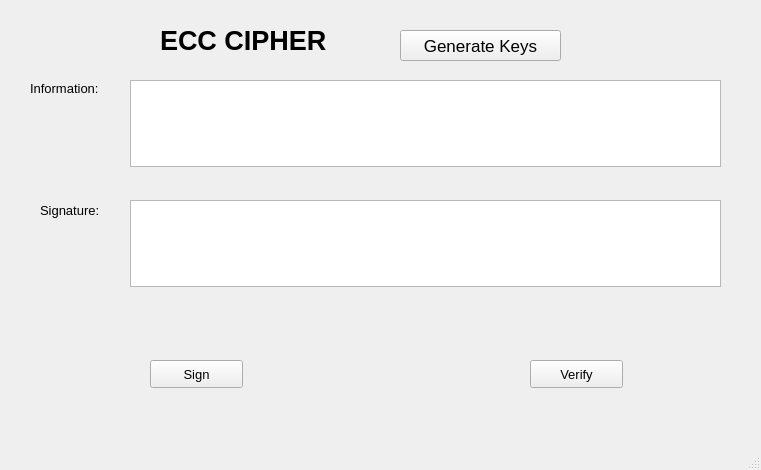
<?xml version="1.0" encoding="UTF-8"?>
<ui version="4.0">
 <class>MainWindow</class>
 <widget class="QMainWindow" name="MainWindow">
  <property name="geometry">
   <rect>
    <x>0</x>
    <y>0</y>
    <width>761</width>
    <height>470</height>
   </rect>
  </property>
  <property name="windowTitle">
   <string>MainWindow</string>
  </property>
  <widget class="QWidget" name="centralwidget">
   <widget class="QLabel" name="label">
    <property name="geometry">
     <rect>
      <x>160</x>
      <y>10</y>
      <width>201</width>
      <height>61</height>
     </rect>
    </property>
    <property name="font">
     <font>
      <pointsize>20</pointsize>
      <weight>75</weight>
      <bold>true</bold>
     </font>
    </property>
    <property name="text">
     <string>ECC CIPHER</string>
    </property>
   </widget>
   <widget class="QPushButton" name="btnGenKey">
    <property name="geometry">
     <rect>
      <x>400</x>
      <y>30</y>
      <width>161</width>
      <height>31</height>
     </rect>
    </property>
    <property name="font">
     <font>
      <pointsize>13</pointsize>
     </font>
    </property>
    <property name="text">
     <string>Generate Keys</string>
    </property>
   </widget>
   <widget class="QLabel" name="label_2">
    <property name="geometry">
     <rect>
      <x>30</x>
      <y>80</y>
      <width>91</width>
      <height>16</height>
     </rect>
    </property>
    <property name="font">
     <font>
      <pointsize>10</pointsize>
     </font>
    </property>
    <property name="text">
     <string>Information:</string>
    </property>
   </widget>
   <widget class="QLabel" name="label_3">
    <property name="geometry">
     <rect>
      <x>40</x>
      <y>200</y>
      <width>81</width>
      <height>21</height>
     </rect>
    </property>
    <property name="font">
     <font>
      <pointsize>10</pointsize>
     </font>
    </property>
    <property name="text">
     <string>Signature:</string>
    </property>
   </widget>
   <widget class="QPlainTextEdit" name="infortext">
    <property name="geometry">
     <rect>
      <x>130</x>
      <y>80</y>
      <width>591</width>
      <height>87</height>
     </rect>
    </property>
   </widget>
   <widget class="QPlainTextEdit" name="signtext">
    <property name="geometry">
     <rect>
      <x>130</x>
      <y>200</y>
      <width>591</width>
      <height>87</height>
     </rect>
    </property>
   </widget>
   <widget class="QPushButton" name="btnSign">
    <property name="geometry">
     <rect>
      <x>150</x>
      <y>360</y>
      <width>93</width>
      <height>28</height>
     </rect>
    </property>
    <property name="font">
     <font>
      <pointsize>10</pointsize>
     </font>
    </property>
    <property name="text">
     <string>Sign</string>
    </property>
   </widget>
   <widget class="QPushButton" name="btnVerify">
    <property name="geometry">
     <rect>
      <x>530</x>
      <y>360</y>
      <width>93</width>
      <height>28</height>
     </rect>
    </property>
    <property name="font">
     <font>
      <pointsize>10</pointsize>
     </font>
    </property>
    <property name="text">
     <string>Verify</string>
    </property>
   </widget>
  </widget>
  <widget class="QMenuBar" name="menubar">
   <property name="geometry">
    <rect>
     <x>0</x>
     <y>0</y>
     <width>761</width>
     <height>26</height>
    </rect>
   </property>
  </widget>
  <widget class="QStatusBar" name="statusbar"/>
 </widget>
 <resources/>
 <connections/>
</ui>
